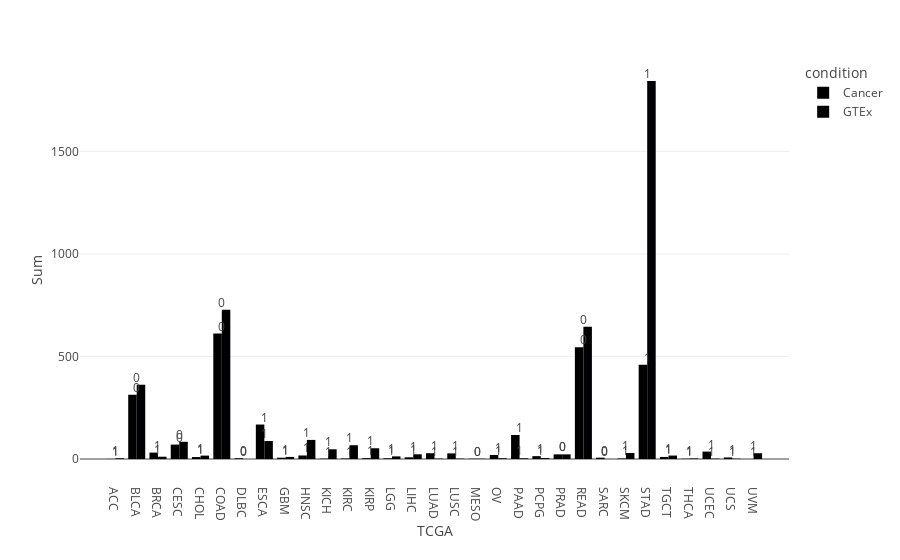

This figure's notebook cell:
### Code cell
import plotly.express as px
import plotly.graph_objects as go

fig = px.bar(result, x='TCGA', y='Sum', color='condition', barmode='group')
fig.add_trace(go.Scatter(
    x=result['TCGA'],
    y=result['Sum'],
    mode="text",
    name="# DE Transcripts",
    text=result['# DE Transcripts'],
    textposition="top center",
    showlegend=False
))
fig.show()

### Figure 1 — Plotly figure (JSON) as saved in the notebook; plotly's stock layout.template omitted (floating-point values rounded to 4 significant figures)
{"data": [{"alignmentgroup": "True", "hovertemplate": "condition=Cancer<br>TCGA=%{x}<br>Sum=%{y}<extra></extra>", "legendgroup": "Cancer", "marker": {"color": "#000001", "pattern": {"shape": ""}}, "name": "Cancer", "offsetgroup": "Cancer", "orientation": "v", "showlegend": true, "textposition": "auto", "type": "bar", "x": ["ACC", "BLCA", "BRCA", "CESC", "CHOL", "COAD", "DLBC", "ESCA", "GBM", "HNSC", "KICH", "KIRC", "KIRP", "LGG", "LIHC", "LUAD", "LUSC", "MESO", "OV", "PAAD", "PCPG", "PRAD", "READ", "SARC", "SKCM", "STAD", "TGCT", "THCA", "UCEC", "UCS", "UVM"], "xaxis": "x", "y": [0.6828, 313.3, 31.26, 70.33, 9.663, 612.0, 3.81, 168.1, 6.459, 17.2, 1.833, 2.506, 4.116, 3.508, 8.447, 28.32, 27.53, 1.511, 19.58, 117.1, 14.01, 22.61, 545.2, 6.511, 2.633, 459.0, 10.07, 1.426, 36.25, 7.698, 0.1056], "yaxis": "y"}, {"alignmentgroup": "True", "hovertemplate": "condition=GTEx<br>TCGA=%{x}<br>Sum=%{y}<extra></extra>", "legendgroup": "GTEx", "marker": {"color": "#000002", "pattern": {"shape": ""}}, "name": "GTEx", "offsetgroup": "GTEx", "orientation": "v", "showlegend": true, "textposition": "auto", "type": "bar", "x": ["ACC", "BLCA", "BRCA", "CESC", "CHOL", "COAD", "DLBC", "ESCA", "GBM", "HNSC", "KICH", "KIRC", "KIRP", "LGG", "LIHC", "LUAD", "LUSC", "MESO", "OV", "PAAD", "PCPG", "PRAD", "READ", "SARC", "SKCM", "STAD", "TGCT", "THCA", "UCEC", "UCS", "UVM"], "xaxis": "x", "y": [3.723, 362.2, 11.2, 83.98, 16.67, 728.2, 0.1957, 87.62, 10.3, 93.2, 47.45, 67.25, 52.5, 12.82, 23.04, 1.858, 1.893, 1.413, 3.786, 3.427, 4.711, 22.67, 644.7, 0.2915, 29.56, 1843.0, 16.86, 2.666, 1.92, 1.636, 28.26], "yaxis": "y"}, {"mode": "text", "name": "# DE Transcripts", "showlegend": false, "text": [1, 0, 1, 0, 1, 0, 0, 1, 1, 1, 1, 1, 1, 1, 1, 1, 1, 0, 1, 1, 1, 0, 0, 0, 1, 1, 1, 1, 1, 1, 1, 1, 0, 1, 0, 1, 0, 0, 1, 1, 1, 1, 1, 1, 1, 1, 1, 1, 0, 1, 1, 1, 0, 0, 0, 1, 1, 1, 1, 1, 1, 1], "textposition": "top center", "type": "scatter", "x": ["ACC", "BLCA", "BRCA", "CESC", "CHOL", "COAD", "DLBC", "ESCA", "GBM", "HNSC", "KICH", "KIRC", "KIRP", "LGG", "LIHC", "LUAD", "LUSC", "MESO", "OV", "PAAD", "PCPG", "PRAD", "READ", "SARC", "SKCM", "STAD", "TGCT", "THCA", "UCEC", "UCS", "UVM", "ACC", "BLCA", "BRCA", "CESC", "CHOL", "COAD", "DLBC", "ESCA", "GBM", "HNSC", "KICH", "KIRC", "KIRP", "LGG", "LIHC", "LUAD", "LUSC", "MESO", "OV", "PAAD", "PCPG", "PRAD", "READ", "SARC", "SKCM", "STAD", "TGCT", "THCA", "UCEC", "UCS", "UVM"], "y": [0.6828, 313.3, 31.26, 70.33, 9.663, 612.0, 3.81, 168.1, 6.459, 17.2, 1.833, 2.506, 4.116, 3.508, 8.447, 28.32, 27.53, 1.511, 19.58, 117.1, 14.01, 22.61, 545.2, 6.511, 2.633, 459.0, 10.07, 1.426, 36.25, 7.698, 0.1056, 3.723, 362.2, 11.2, 83.98, 16.67, 728.2, 0.1957, 87.62, 10.3, 93.2, 47.45, 67.25, 52.5, 12.82, 23.04, 1.858, 1.893, 1.413, 3.786, 3.427, 4.711, 22.67, 644.7, 0.2915, 29.56, 1843.0, 16.86, 2.666, 1.92, 1.636, 28.26]}], "layout": {"autosize": true, "barmode": "group", "legend": {"title": {"text": "condition"}, "tracegroupgap": 0}, "margin": {"t": 60}, "xaxis": {"anchor": "y", "autorange": true, "domain": [0, 1], "range": [-1.667, 31.67], "title": {"text": "TCGA"}, "type": "category"}, "yaxis": {"anchor": "x", "autorange": true, "domain": [0, 1], "range": [-102.3, 1945.0], "title": {"text": "Sum"}, "type": "linear"}}}
